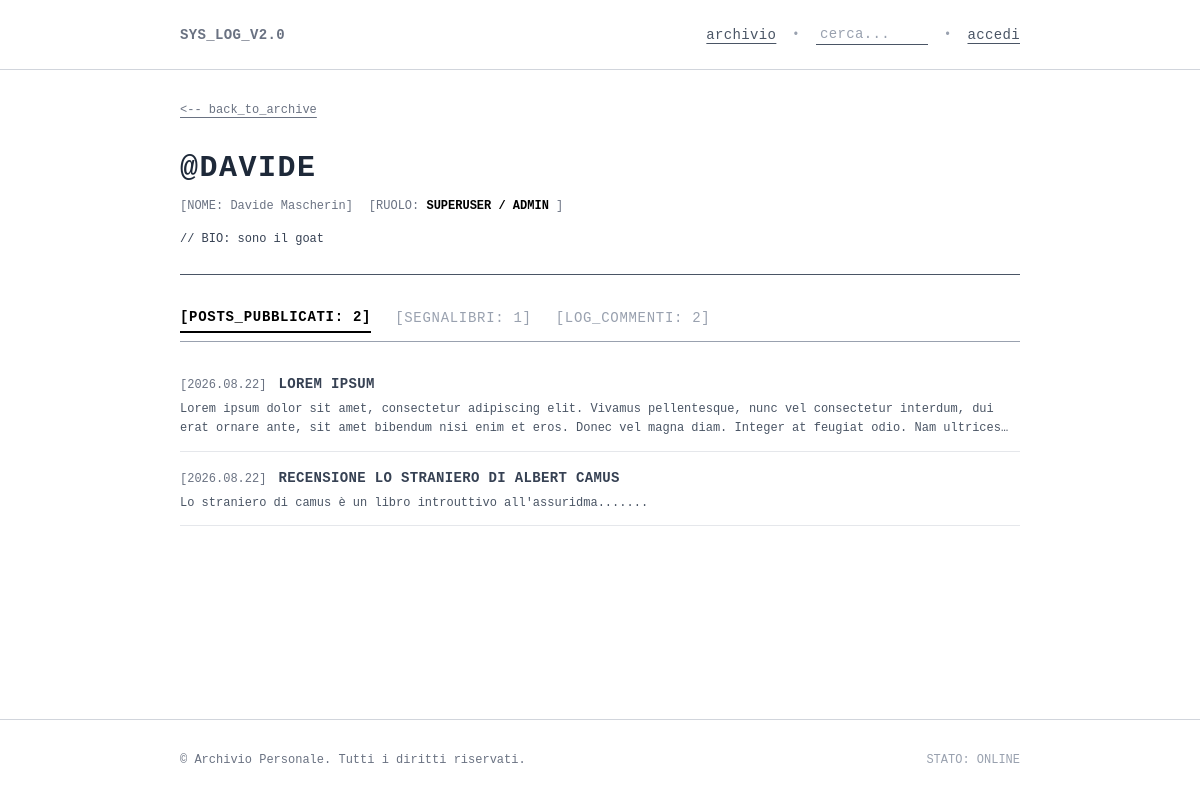
Page /profile/davide/ on the earlier database version.
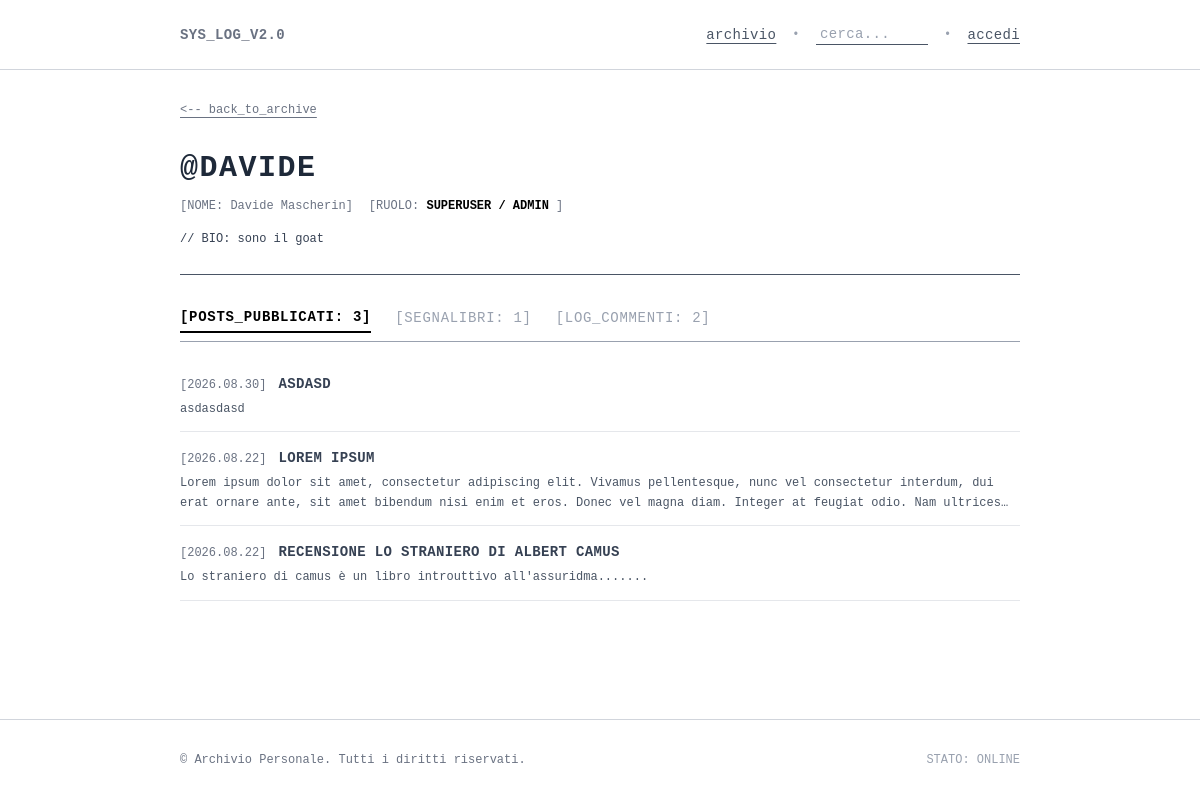
Same page on the later database version.
### blog_app/models.py (models this page shows, shortened)
class Post(models.Model):
    author = models.ForeignKey(User, on_delete=models.CASCADE, related_name='posts')
    title = models.CharField(max_length=200)
    text = models.TextField()
    date = models.DateTimeField(auto_now_add=True)
    tags = models.ManyToManyField(Tag, related_name='posts', blank=True)
    likes = models.ManyToManyField(User, related_name='liked_posts', blank=True)
    class Meta:
        verbose_name_plural = 'posts'

### blog_app/views.py (the view)
# urls.py: path('profile/<str:username>/', views.user_profile, name='profile'),
def user_profile(request, username):
    profile_user = get_object_or_404(User, username=username)
    profile, _ = UserProfile.objects.get_or_create(user=profile_user)
    comments = Comment.objects.filter(author=profile_user).order_by('-date')
    posts = Post.objects.filter(author=profile_user).order_by('-date') if profile_user.is_superuser else []
    saved_posts = profile.saved_posts.all().order_by('-date')
    context = {
        'profile_user': profile_user,
        'profile': profile,
        'comments': comments,
        'posts': posts,
        'saved_posts': saved_posts,
    }
    return render(request, 'blog_app/profile.html', context)

### blog_app/templates/blog_app/profile.html (shortened to what this page needs)
{% extends 'blog_app/base.html' %}
{% block content %}
<div class="mb-6 sm:mb-8 font-mono text-xs">
  <a href="{% url 'blog_app:posts' %}" class="text-gray-500 hover:text-black underline underline-offset-4">
    &lt;-- back_to_archive
  </a>
</div>
<div class="w-full font-mono space-y-6 sm:space-y-8">
  <div class="border-b border-gray-600 pb-6">
    <div class="flex flex-col sm:flex-row justify-between items-start sm:items-baseline gap-2 sm:gap-4 mb-3">
      <h1 class="text-2xl sm:text-3xl font-mono font-bold uppercase tracking-wider text-gray-800 break-words">
        @{{ profile_user.username }}
      </h1>
    </div>
    <div class="flex flex-col sm:flex-row sm:items-center gap-1.5 sm:gap-4 text-xs text-gray-500 mb-4">
      <span>[NOME: {{ profile_user.get_full_name|default:"n/d" }}]</span>
      <span>[RUOLO:
        {% if profile_user.is_superuser %}
          <strong class="text-black uppercase">superuser / admin</strong>
        {% else %}
          utente_standard
        {% endif %}
      ]</span>
    </div>
    {% if profile.bio %}
      <div class="text-xs text-gray-700 leading-relaxed break-words">
        // BIO: {{ profile.bio }}
      </div>
    {% else %}
      <div class="text-xs text-gray-400 italic">
        // nessuna biografia inserita.
      </div>
    {% endif %}
  </div>
  <div class="overflow-x-auto border-b border-gray-400 pb-2">
    <div class="flex items-center gap-4 sm:gap-6 text-xs sm:text-sm font-mono uppercase tracking-wider whitespace-nowrap min-w-max">
      {% if profile_user.is_superuser %}
        <button
          type="button"
          onclick="switchTab('posts')"
          id="tab-btn-posts"
          class="tab-btn text-black font-bold border-b-2 border-black pb-1 cursor-pointer transition-colors"
        >
          [POSTS_PUBBLICATI: {{ posts|length }}]
        </button>
      {% endif %}
      <button
        type="button"
        onclick="switchTab('saves')"
        id="tab-btn-saves"
        class="tab-btn {% if not profile_user.is_superuser %}text-black font-bold border-b-2 border-black{% else %}text-gray-400 hover:text-black{% endif %} pb-1 cursor-pointer transition-colors"
      >
        [SEGNALIBRI: {{ saved_posts|length }}]
      </button>
      <button
        type="button"
        onclick="switchTab('comments')"
        id="tab-btn-comments"
        class="tab-btn text-gray-400 hover:text-black pb-1 cursor-pointer transition-colors"
      >
        [LOG_COMMENTI: {{ comments|length }}]
      </button>
    </div>
  </div>
  {% if profile_user.is_superuser %}
    <section id="tab-panel-posts" class="tab-panel space-y-4">
      <div class="space-y-4 text-xs">
        {% for post in posts %}
          <div class="border-b border-gray-200 pb-3">
            <div class="flex flex-wrap items-baseline gap-2 sm:gap-3">
              <span class="text-gray-500 font-mono text-xs shrink-0">[{{ post.date|date:"Y.m.d" }}]</span>
              <a href="{% url 'blog_app:post' post.id %}" class="font-mono font-bold text-gray-700 hover:text-black hover:underline uppercase tracking-wide text-xs sm:text-sm break-words">
                {{ post.title }}
              </a>
            </div>
            <p class="text-gray-600 font-mono text-xs mt-1.5 line-clamp-2 leading-relaxed break-words">
              {{ post.text|striptags }}
            </p>
          </div>
        {% empty %}
          <p class="text-xs text-gray-400 italic">// nessun post pubblicato.</p>
        {% endfor %}
      </div>
    </section>
  {% endif %}
</div>
{% endblock content %}

Differences in the rows shown:
added Post: date "2026.08.30", title "ASDASD", text "asdasdasd"
Other differences:
{{ posts|length }}: "2" → "3"
